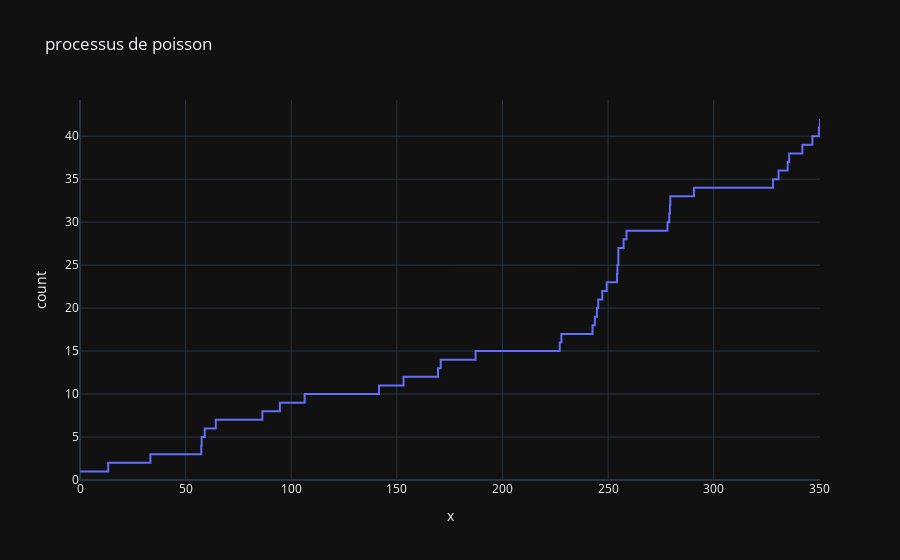
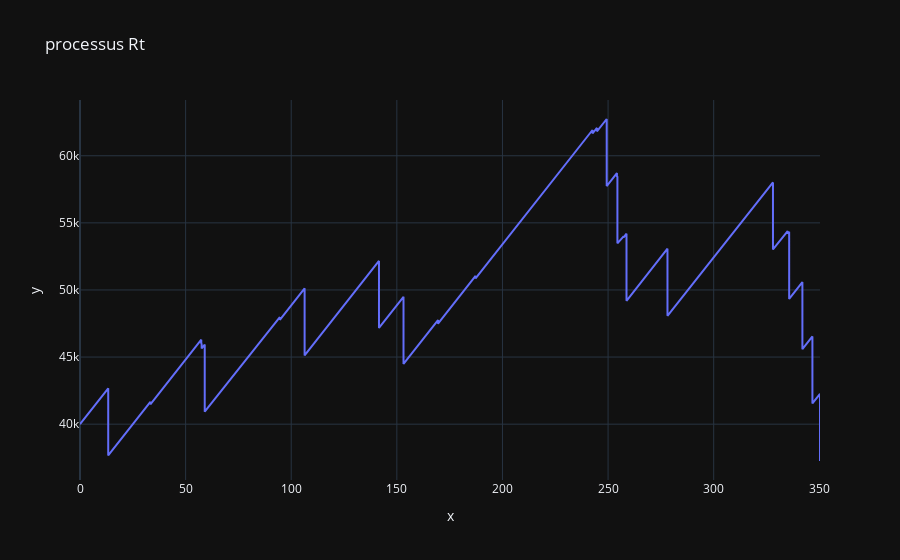

Notebook cell for these charts, in order:
### Code cell
test.sub_models[0].run_ruine()
